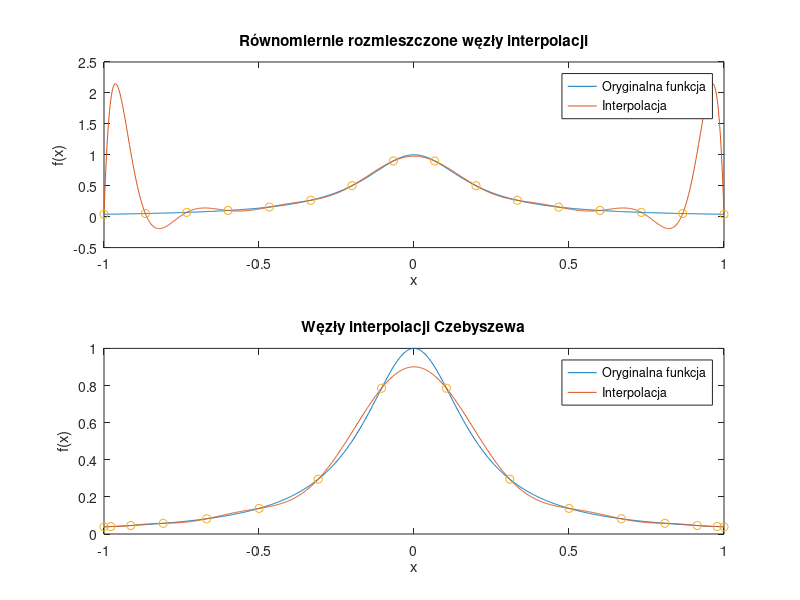

Here is the MATLAB script that generated this plot:
function [nodes_Chebyshev, V, V2, original_Runge, interpolated_Runge, interpolated_Runge_Chebyshev] = zadanie2()
% nodes_Chebyshev - wektor wierszowy zawierający N=16 węzłów Czebyszewa drugiego rodzaju
% V - macierz Vandermonde obliczona dla 16 węzłów interpolacji rozmieszczonych równomiernie w przedziale [-1,1]
% V2 - macierz Vandermonde obliczona dla węzłów interpolacji zdefiniowanych w wektorze nodes_Chebyshev
% original_Runge - wektor wierszowy zawierający wartości funkcji Runge dla wektora x_fine=linspace(-1, 1, 1000)
% interpolated_Runge - wektor wierszowy wartości funkcji interpolującej określonej dla równomiernie rozmieszczonych węzłów interpolacji
% interpolated_Runge_Chebyshev - wektor wierszowy wartości funkcji interpolującej wyznaczonej
%       przy zastosowaniu 16 węzłów Czebyszewa zawartych w nodes_Chebyshev 
	N = 16;
	x_fine = linspace(-1, 1, 1000);
	nodes_Chebyshev = get_Chebyshev_nodes(N);

	V = vandermonde_matrix(N);
	V2 = vandermonde_matrix_Chebyshev(N, nodes_Chebyshev);
	original_Runge = 1 ./ (1 + 25 * x_fine.^2);

	x_coarse = linspace(-1,1,N);
	y_coarse = 1 ./ (1 + 25 * x_coarse.^2);
	c_runge = V \ y_coarse';
	interpolated_Runge = polyval(flipud(c_runge), x_fine);

	y_coarse_Chebyshev = 1 ./ (1 + 25 * nodes_Chebyshev.^2);
	c_runge_Chebyshev = V2 \ y_coarse_Chebyshev';
	interpolated_Runge_Chebyshev = polyval(flipud(c_runge_Chebyshev), x_fine);

	f = figure;
	subplot(2,1,1);
	plot(x_fine, original_Runge);
	hold on;
	plot(x_fine, interpolated_Runge);
	plot(x_coarse, y_coarse, 'o');
	title('Równomiernie rozmieszczone węzły interpolacji');
	xlabel('x');
	ylabel('f(x)');
	legend('Oryginalna funkcja', 'Interpolacja');
	hold off;

	subplot(2,1,2);
	plot(x_fine, original_Runge);
	hold on;
	plot(x_fine, interpolated_Runge_Chebyshev);
	plot(nodes_Chebyshev, y_coarse_Chebyshev, 'o');
	title('Węzły interpolacji Czebyszewa');
	xlabel('x');
	ylabel('f(x)');
	legend('Oryginalna funkcja', 'Interpolacja');
	hold off;
	exportgraphics(f, 'zadanie2.png', 'Resolution', 300);
end

function nodes = get_Chebyshev_nodes(N)
	% oblicza N węzłów Czebyszewa drugiego rodzaju
	nodes = cos((0:(N-1))*pi/(N-1));
end

function V = vandermonde_matrix(N)
	% Generuje macierz Vandermonde dla N równomiernie rozmieszczonych w przedziale [-1, 1] węzłów interpolacji
	x_coarse = linspace(-1,1,N);
	V = zeros(N,N);
	for i = 1:N
		for j = 1:N
			V(i,j) = x_coarse(i)^(j-1);
		end
	end
end

function V2 = vandermonde_matrix_Chebyshev(N, nodes)
	% Generuje macierz Vandermonde dla N węzłów interpolacji zdefiniowanych w wektorze nodes
	V2 = zeros(N,N);
	for i = 1:N
		for j = 1:N
			V2(i,j) = nodes(i)^(j-1);
		end
	end
end